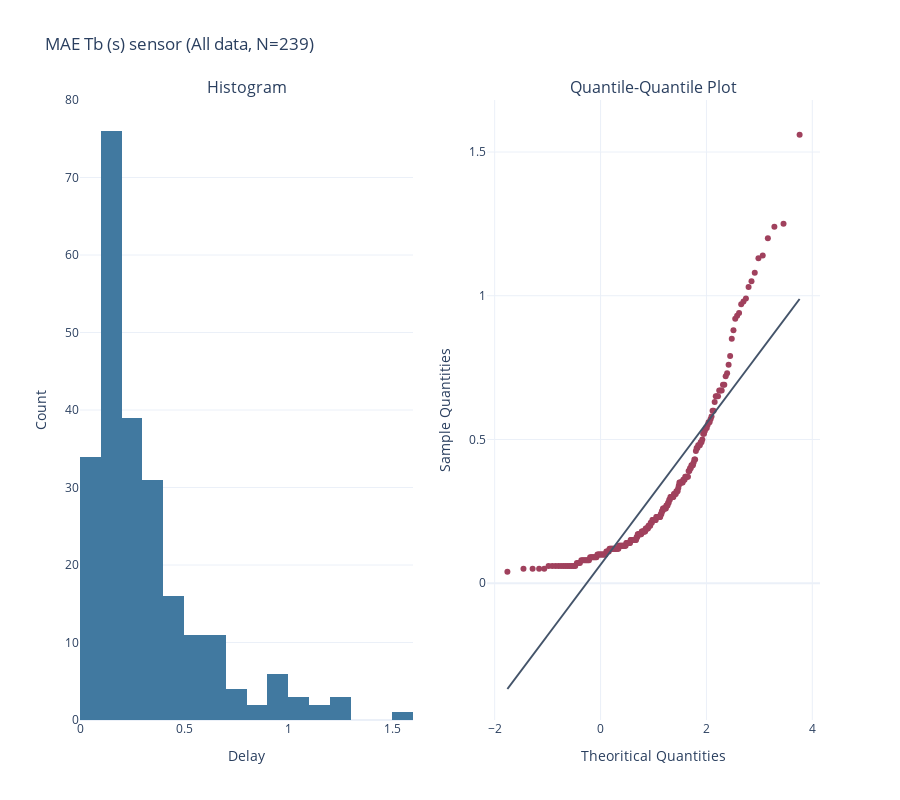
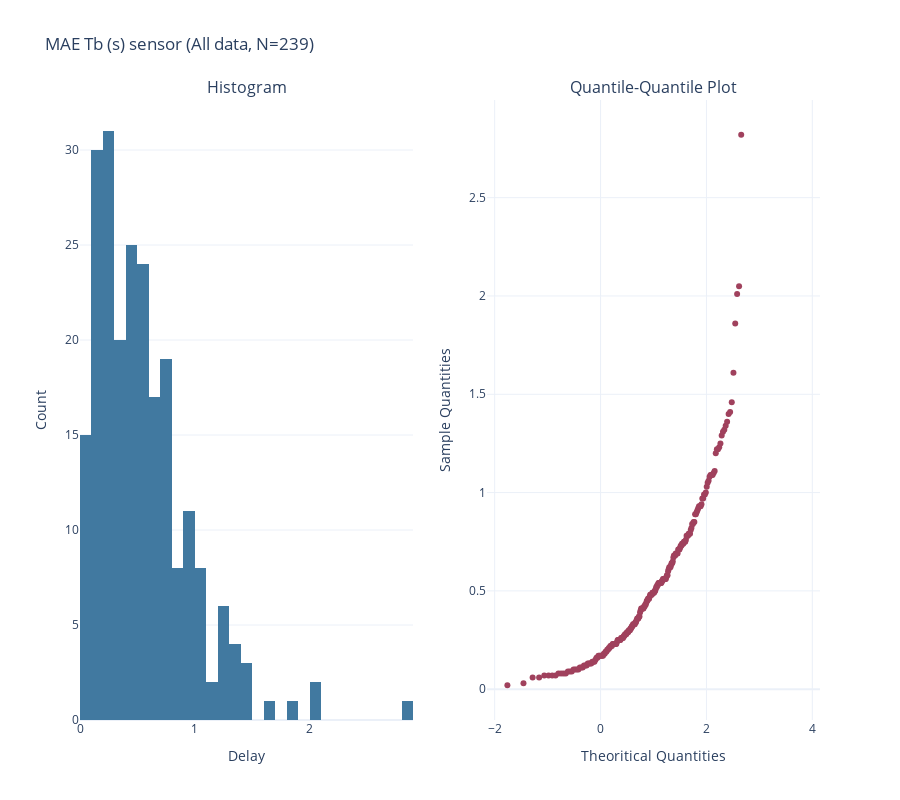

Here is the notebook cell these charts were saved with, in order:
### Code cell
metric = "MAE Tb (s)"
normality_test(bp_mag[metric].str.split(" , ", expand=True).astype(float).iloc[:,0], sensor=metric, type="All data")
normality_test(bp_pzt[metric].str.split(" , ", expand=True).astype(float).iloc[:,0], sensor=metric, type="All data")

### Figure 1 — Plotly figure (JSON) as saved in the notebook; plotly's stock layout.template omitted (floating-point values rounded to 4 significant figures; data arrays with more than 128 entries replaced by an {"elided": "..."} marker saying what was removed)
{"data": [{"marker": {"color": "#4179A0"}, "type": "histogram", "x": {"elided": "239 float values"}, "xaxis": "x", "yaxis": "y"}, {"marker": {"color": "#A0415D"}, "mode": "markers", "type": "scatter", "x": {"elided": "239 float values"}, "xaxis": "x2", "y": {"elided": "239 float values"}, "yaxis": "y2"}, {"line": {"color": "#44546A"}, "mode": "lines", "type": "scatter", "x": [-1.759, 3.759], "xaxis": "x2", "y": [-0.3679, 0.9887], "yaxis": "y2"}], "layout": {"annotations": [{"font": {"size": 16}, "showarrow": false, "text": "Histogram", "x": 0.225, "xanchor": "center", "xref": "paper", "y": 1, "yanchor": "bottom", "yref": "paper"}, {"font": {"size": 16}, "showarrow": false, "text": "Quantile-Quantile Plot", "x": 0.775, "xanchor": "center", "xref": "paper", "y": 1, "yanchor": "bottom", "yref": "paper"}], "height": 800, "showlegend": false, "title": {"text": "MAE Tb (s) sensor (All data, N=239)"}, "width": 900, "xaxis": {"anchor": "y", "domain": [0, 0.45], "title": {"text": "Delay"}, "zeroline": false}, "xaxis2": {"anchor": "y2", "domain": [0.55, 1], "title": {"text": "Theoritical Quantities"}, "zeroline": false}, "yaxis": {"anchor": "x", "domain": [0, 1], "title": {"text": "Count"}}, "yaxis2": {"anchor": "x2", "domain": [0, 1], "title": {"text": "Sample Quantities"}}}}

### Figure 2 — Plotly figure (JSON) as saved in the notebook; plotly's stock layout.template omitted (floating-point values rounded to 4 significant figures; data arrays with more than 128 entries replaced by an {"elided": "..."} marker saying what was removed)
{"data": [{"marker": {"color": "#4179A0"}, "type": "histogram", "x": {"elided": "239 float values"}, "xaxis": "x", "yaxis": "y"}, {"marker": {"color": "#A0415D"}, "mode": "markers", "type": "scatter", "x": {"elided": "239 float values"}, "xaxis": "x2", "y": {"elided": "239 float values"}, "yaxis": "y2"}, {"line": {"color": "#44546A"}, "mode": "lines", "type": "scatter", "x": [-1.759, 3.759], "xaxis": "x2", "y": [null, null], "yaxis": "y2"}], "layout": {"annotations": [{"font": {"size": 16}, "showarrow": false, "text": "Histogram", "x": 0.225, "xanchor": "center", "xref": "paper", "y": 1, "yanchor": "bottom", "yref": "paper"}, {"font": {"size": 16}, "showarrow": false, "text": "Quantile-Quantile Plot", "x": 0.775, "xanchor": "center", "xref": "paper", "y": 1, "yanchor": "bottom", "yref": "paper"}], "height": 800, "showlegend": false, "title": {"text": "MAE Tb (s) sensor (All data, N=239)"}, "width": 900, "xaxis": {"anchor": "y", "domain": [0, 0.45], "title": {"text": "Delay"}, "zeroline": false}, "xaxis2": {"anchor": "y2", "domain": [0.55, 1], "title": {"text": "Theoritical Quantities"}, "zeroline": false}, "yaxis": {"anchor": "x", "domain": [0, 1], "title": {"text": "Count"}}, "yaxis2": {"anchor": "x2", "domain": [0, 1], "title": {"text": "Sample Quantities"}}}}
